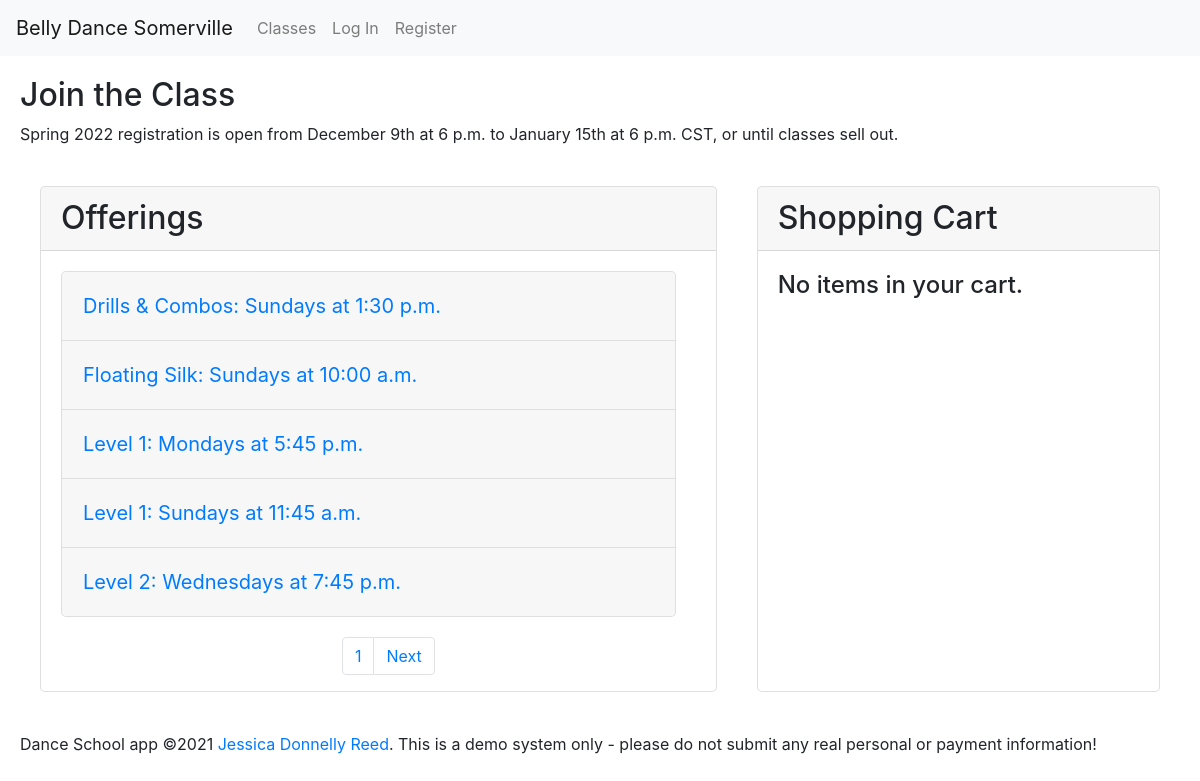
The page / on the database its author committed.
### enrollment/models.py (models this page shows, shortened)
class Semester(models.Model):
    name = models.CharField(max_length=128, null=False, blank=False)
    start_date = models.DateField(null=False, blank=False)
    end_date = models.DateField(null=False, blank=False)
    registration_open = models.DateTimeField(null=False, blank=False)
    registration_close = models.DateTimeField(null=False, blank=False)
    recital = models.DateTimeField(null=True, blank=True)
    hide = models.BooleanField(default=True, null=True, blank=True)
    @property
    def registration_status(self):
        now = timezone.now()
        if self.registration_close < now:
            return 'closed'
        elif self.registration_open > now:
            return 'future'
        else:
            return 'open'
    def __str__(self):
        return self.name

class Offering(models.Model):
    course = models.ForeignKey(
        Course, on_delete=PROTECT, null=False, blank=False, related_name='offerings')
    semester = models.ForeignKey(
        Semester, on_delete=PROTECT, null=False, blank=False, related_name='offerings')
    location = models.ForeignKey(
        Location, on_delete=PROTECT, null=False, blank=False, related_name='offerings')
    hourly_rate = models.DecimalField(
        max_digits=5, decimal_places=2, default=settings.HOURLY_RATE, null=False, blank=False)
    price_override = models.DecimalField(
        max_digits=7, decimal_places=2, null=True, blank=True)
    weekday = models.IntegerField(
        choices=settings.WEEKDAYS, null=False, blank=False)
    start_time = models.TimeField(null=False, blank=False)
    end_time = models.TimeField(null=False, blank=False)
    timezone = models.CharField(max_length=32, choices=TIMEZONES,
                                default=settings.DEFAULT_TIMEZONE)
    start_date = models.DateField(null=False, blank=False)
    end_date = models.DateField(null=False, blank=False)
    backup_class = models.DateTimeField(null=False, blank=False)
    capacity = models.IntegerField(null=False, blank=False)
    schedule_notes = models.CharField(max_length=2048, null=True, blank=True)
    notes = models.CharField(max_length=2048, null=True, blank=True)
    @property
    def weekday_name(self):
        return settings.WEEKDAYS[self.weekday][1]
    @property
    def spots_left(self):
        try:
            sold = self.line_items.exclude(
                order__completed=None).aggregate(Count('id'))['id__count']
        except Exception:
            sold = 0
        return self.capacity - sold
    @property
    def no_class_dates(self):
        vacations = Vacation.objects.filter(semester=self.semester)
        dates = []
        for vacation in vacations:
            dates.extend(weekdays_in_range(vacation.start_date,
                                           vacation.end_date, self.weekday))
        return dates if len(dates) > 0 else []
    @property
    def offering_dates(self):
        no_class = self.no_class_dates
        all_dates = weekdays_in_range(
            self.start_date, self.end_date, self.weekday)
        dates = [dt for dt in all_dates if dt not in no_class]
        return dates if len(dates) > 0 else []
    @property
    def num_weeks(self):
        return len(self.offering_dates) if self.offering_dates else None
    @property
    def offering_dates_text(self):
        return ', '.join(date.strftime("%-m/%-d") for date in self.offering_dates)
    @property
    def no_class_dates_text(self):
        return ', '.join(date.strftime("%-m/%-d") for date in self.no_class_dates)
    @property
    def price(self):
        diff = timedelta(hours=self.end_time.hour, minutes=self.end_time.minute) - \
            timedelta(hours=self.start_time.hour,
                      minutes=self.start_time.minute)
        hours = diff.seconds / 3600
        calc_price = round(self.hourly_rate *
                           self.num_weeks * decimal.Decimal(hours), 2)
        return calc_price

class Course(models.Model):
    title = models.CharField(max_length=64, null=False, blank=False)
    subtitle = models.CharField(max_length=256, null=False, blank=False)
    description = models.TextField(
        max_length=4096, null=False, blank=False, help_text=settings.MARKDOWN_HELP_TEXT)
    requirements = models.CharField(max_length=256, null=False, blank=False)
    qualifications = models.CharField(max_length=1024, null=False, blank=False)
    @property
    def description_html(self):
        return Markdown().convert(self.description)
    def __str__(self):
        return self.title

### enrollment/views.py (the view)
# urls.py: path('', views.index, name='index'),
def index(request, message=None):
    semester = latest_semester()
    offerings = Offering.objects.filter(semester=semester).order_by(
        'course__title', 'weekday', 'start_time'
    )
    page = paginate_offerings(request, offerings)
    if request.user.is_authenticated:
        cart = get_cart(request, request.user, False)
        if cart:
            cart.items = cart.line_items.all()
    else:
        cart = None
    set_timezone(request)
    return render(request, 'enrollment/index.html', {
        'page': page,
        'cart': cart,
        'message': message,
        'semester': semester
    })

### enrollment/context_processors.py (called while the page is built)
def global_settings(request):
    return {
    'DEFAULT_TIMEZONE': settings.DEFAULT_TIMEZONE,
    'TIME_FORMAT': settings.TIME_FORMAT,
    'DATE_FORMAT': settings.DATE_FORMAT,
    'DATE_TIME_FORMAT': settings.DATE_TIME_FORMAT,
    'DATE_TIME_FORMAT_NO_YEAR': settings.DATE_TIME_FORMAT_NO_YEAR,
    'DATE_TIME_TIMEZONE_FORMAT': settings.DATE_TIME_TIMEZONE_FORMAT,
    'SCHOOL_NAME': settings.SCHOOL_NAME,
    'SCHOOL_POLICIES': settings.SCHOOL_POLICIES,
    'NO_OFFERINGS': settings.NO_OFFERINGS,
    }

### enrollment/models.py (called while the page is built)
def weekdays_in_range(start, end, weekday):
    try:
        start <= end
        0 <= weekday <= 7
    except ValidationError:
        return None
    diff = weekday - start.weekday()
    if diff < 0:
        diff += 7
    date = start + timedelta(days=diff)
    dates = []
    while start <= date <= end:
        dates.append(date)
        date += timedelta(days=7)
    return dates

    def __str__(self):
        return self.name

### enrollment/views.py (called while the page is built)
def set_timezone(request):
    if request.user.is_authenticated:
        timezone.activate(request.user.timezone)
    else:
        timezone.activate(settings.DEFAULT_TIMEZONE)

def latest_semester():
    try:
        semester = Semester.objects.filter(hide=False).latest('start_date')
    except Semester.DoesNotExist:
        return None
    return semester

def paginate_offerings(request, offerings):
    if offerings is None:
        page = None
    else:
        page_num = request.GET.get('page', 1)
        paginator = Paginator(offerings, settings.PAGE_SIZE)
        page = paginator.page(page_num)
    return page

### enrollment/templates/enrollment/index.html (shortened to what this page needs)
{% extends "enrollment/layout.html" %}
{% load static %}
{% load tz %}
{% block body %}
<header>
    <h2>Join the Class</h2>
    {% if semester.registration_status == 'closed' %}
        <p>{{semester}} registration closed on {{semester.registration_close}} </p>
    {% else %}
        <p>{{semester}} registration is open from {{semester.registration_open|date:DATE_TIME_FORMAT_NO_YEAR}} to {{semester.registration_close|date:DATE_TIME_TIMEZONE_FORMAT}}, or until classes sell out. </p>
    {% endif %}
</header>
<div class="row">
    <div id="cart-container" class="col-md order-md-5 card">
        <h2 class="card-header section-header">Shopping Cart</h2>
        <div class="accordion">
            {% if cart %}
                <ul id="cart-items">
                {% for item in cart.items %}
                    <li data-offering={{item.offering.id}}>{{item.offering.course.title}} {{item.offering.weekday_name}} ${{item.price|floatformat:2 }} <button class="remove-button btn btn-link" data-item={{item.id}}>Remove</button></li>
                {% endfor %}
                </ul>
                {% if cart.items %}
                <div>
                    <span class="label">Subtotal:</span>  <span class="value" id="cart-subtotal">${{cart.subtotal|default_if_none:"0.00"|floatformat:2 }}</span>
                </div>
                <div>
                    <span class="label">Discounts: </span> <span class="value" id="cart-discount">-${{cart.discount|default_if_none:"0.00"|floatformat:2 }}</span>
                </div>
                <div>
                    <span class="label">Total:</span>  <span class="value" id="cart-total">${{cart.total|default_if_none:"0.00"|floatformat:2 }}</span>
                </div>
                {% else %}
                    <h4>No items in your cart.</h4>
                {% endif %}
            {% else %}
                <h4>No items in your cart.</h4>
            {% endif %}
        </div>
    </div>
    <div id="offerings-container" class="col-md-7 card">
        <h2 class="card-header section-header">Offerings</h2>
        {% if page %}
        <div class="accordion" id="offering-accordion">
            {% for offering in page %}
            <div class="card" data-offering="{{offering.id}}">
                <div class="card-header" id="heading{{offering.id}}">
                    <h5 class="mb-0">
                        <button class="btn btn-link" type="button" data-toggle="collapse" data-target="#collapse{{offering.id}}"
                            aria-expanded="true" aria-controls="collapse{{offering.id}}">
                            {{offering.course}}: {{offering.weekday_name}}s at {{offering.start_time|date:TIME_FORMAT}}
                        </button>
                    </h5>
                </div>
            </div>
            {% endfor %}
        </div>
        <div class="container" id="paginator">
            <nav role="navigation">
                <ul class="pagination">
                    <li class="page-item"><a class="page-link" href="?page={{page.number}}">{{page.number}}</a></li>
                    {% if page.has_next %}
                    <li class="page-item"><a class="page-link" href="?page={{page.next_page_number}}">Next</a></li>
                    {% endif %}
                </ul>
            </nav>
        </div>
        {% else %}
        <div class="accordion">{{NO_OFFERINGS}}</div>
        {% endif %}
    </div>
</div>
{% endblock %}

### enrollment/static/enrollment/styles.css (style rules this page uses)
header, footer, .row { margin: 20px; }
.card { margin: 20px; border-radius: 5px; }
.accordion { margin: 20px; }
.accordion .card { margin-top: 0; margin-bottom: 0; margin-left: 0; }
.card-header .btn-link { font-size: 1.25rem; padding-left: 0; }
#cart-container, #offerings-container { padding-left: 0; padding-right: 0; }
.container { margin-left: 10px; }
.container nav { display: flex; justify-content: center; }

### rows shown on the page
Semester: name "Spring 2022", registration_open "December 9th at 6 p.m.", registration_close "January 15th at 6 p.m. CST"
Offering: course "Drills & Combos", weekday_name "Sunday", start_time "1:30 p.m."
Offering: course "Floating Silk", weekday_name "Sunday", start_time "10:00 a.m."
Offering: course "Level 1", weekday_name "Monday", start_time "5:45 p.m."
Offering: course "Level 1", weekday_name "Sunday", start_time "11:45 a.m."
Offering: course "Level 2", weekday_name "Wednesday", start_time "7:45 p.m."

### other values the page prints
{{ SCHOOL_NAME }} "Belly Dance Somerville"
{{ page.number }} "1"
